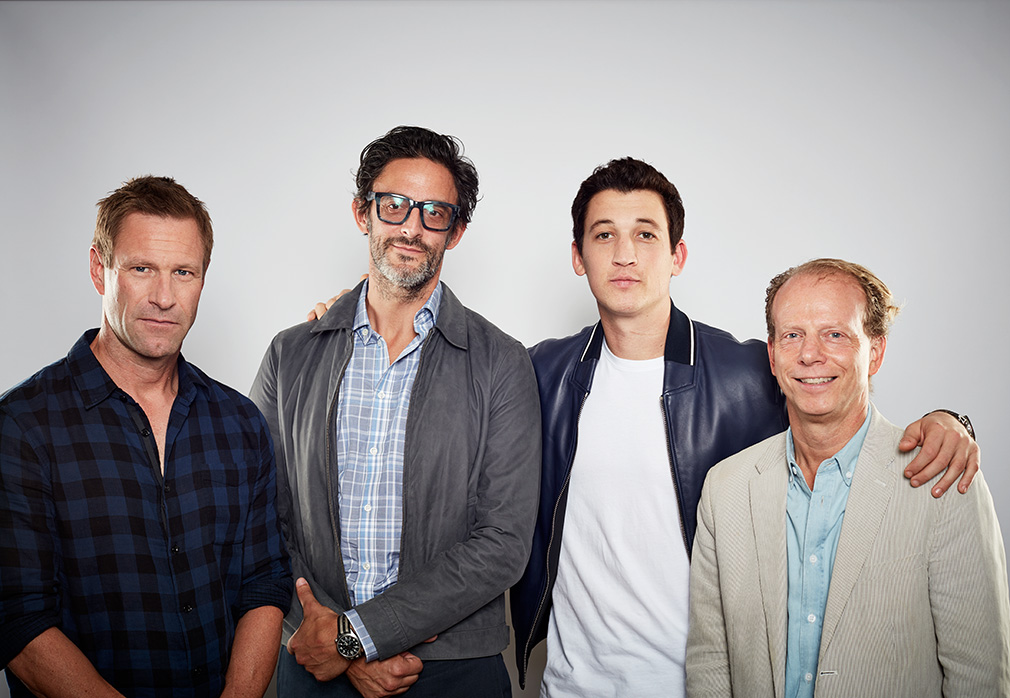
#> input picture people.jpg, 1010 x 698 px
$ python face_detection.py
#> lines starting #> are read from the running program, lines starting #| are printed output that depends on the picture; after the words box and inside, x2 and y2 are one past the last pixel; in counts of white or black regions, pixels touching at a corner belong together
import cv2, random

# // Set contant values
RGB_COLORS = [(0, 0, 255), (255, 0, 0), (0, 255, 0)]
IMAGE = cv2.imread('people.jpg')
#> IMAGE is the input picture: shape (698, 1010, 3); mean B, G, R 148, 147.1, 152.8

# Return cascaded image function
def image_casc():
    return cv2.CascadeClassifier("haarcascade.xml").detectMultiScale(
        cv2.cvtColor(IMAGE, cv2.COLOR_BGR2GRAY), 1.1, 4
    )

# // Find faces function
def find_faces(faces:list, face_count:int):
    for (x, y, w, h) in faces:
        color = random.choice(RGB_COLORS)
        face_count+=1

        # // Draw a rectangle on the persons face
        cv2.putText(IMAGE, str(face_count), (x, y-10), cv2.FONT_HERSHEY_SIMPLEX, 0.9, color, 2)
        cv2.rectangle(IMAGE, (x, y), (x+w, y+h), color, 2)


# // Run the functions and show the image
if __name__ == "__main__":
    faces = image_casc()
#> faces = [[760, 294, 109, 109], [102, 225, 119, 119], [570, 193, 112, 112], [347, 161, 129, 129]]
    find_faces(faces, 0)
#> the loop in find_faces, `for (x, y, w, h) in faces:` made 4 passes
#> (x, y, w, h, color) on passes 1 to 4: (760, 294, 109, 109, (255, 0, 0)), (102, 225, 119, 119, (255, 0, 0)), (570, 193, 112, 112, (0, 0, 255)), (347, 161, 129, 129, (255, 0, 0))
#> after the loop in find_faces, `for (x, y, w, h) in faces:`:
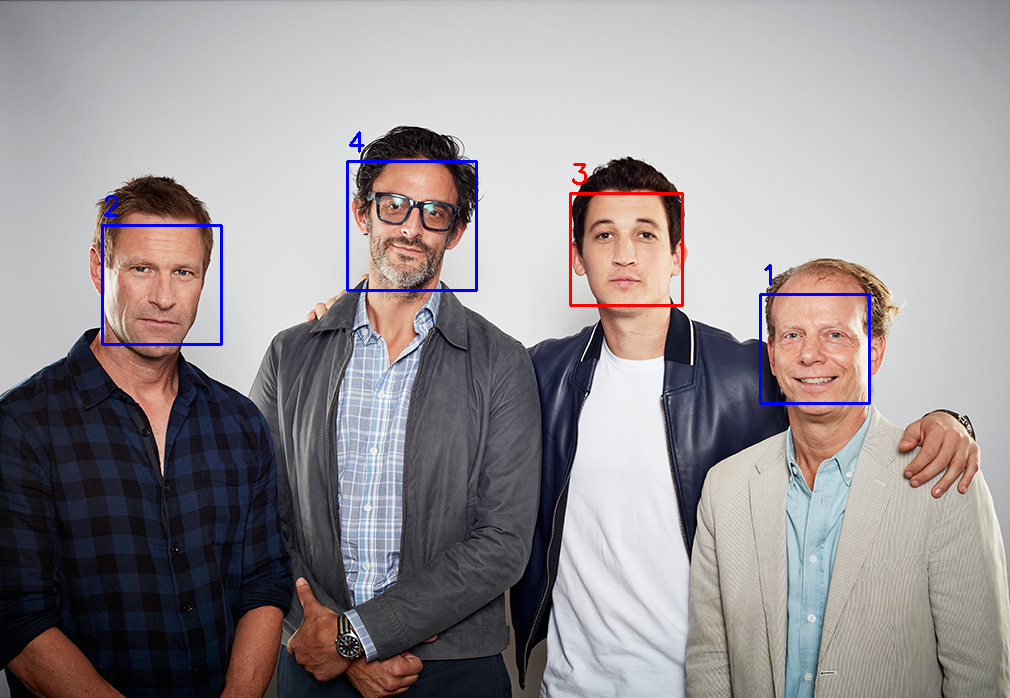
#> IMAGE: shape (698, 1010, 3); 0.87% of pixels changed, all inside (x1, y1, x2, y2) = (101, 131, 871, 405)
#> after the loop in find_faces, `for (x, y, w, h) in faces:`: face_count = 4

    cv2.imshow("Python Face Detection", IMAGE)
    cv2.waitKey()
